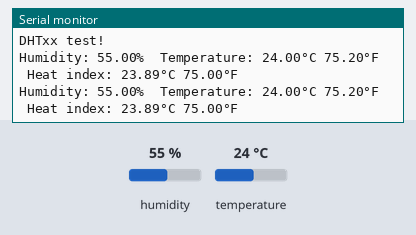
Recording of a sketch running on a simulated Arduino Uno, built with avr-gcc and run on an emulated ATmega328P. On the bench: the last lines printed to the serial monitor. The test bench sets the inputs (shaded band); at power-on: humidity 55 %, temperature 24 °C.

Above: at 4.8 s.
4.9 s: humidity set to 22 %
At 6.5 s:
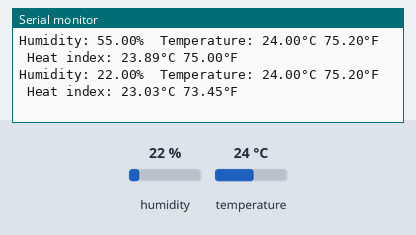
7.9 s: temperature set to 12 °C
At 9.0 s:
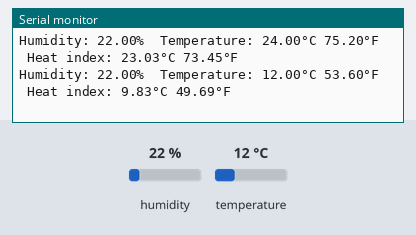
10.9 s: humidity set to 40 %
At 12.8 s:
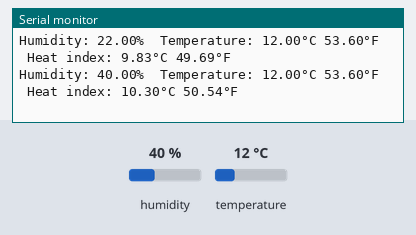
Timing chart, 0 to 14.3 s (numbered marks = the images above; inputs shaded):
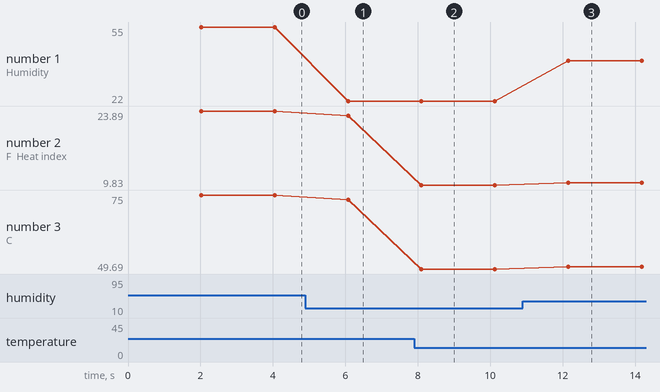

The sketch:

Task03_DHT11Sensor.ino
```cpp
#include "DHT.h"     //引入DHT11 Library

#define DHTPIN 15     // 設定連接DHT11感應器的數位腳位

#define DHTTYPE DHT11   // 設定DHT 感應器類型

DHT dht(DHTPIN, DHTTYPE); //繼承及建立DHT11物件並命名為dht

void setup()
{
Serial.begin(115200);
Serial.println(F("DHTxx test!"));

dht.begin();  //dht繼承了CLASS DHT，使用CLASS DHT內其中一個function, 名叫begin()。此function是啟動DHT11。

}

void loop()
{

delay(2000);

float h = dht.readHumidity(); //將濕度資料放入變數h作之後使用。變數h資料型態是float。

float t = dht.readTemperature();

float f = dht.readTemperature(true);

// Check if any reads failed and exit early (to try again).
if (isnan(h) || isnan(t) || isnan(f)) {
Serial.println(F("Failed to read from DHT sensor!"));
return;
}

// Compute heat index in Fahrenheit (the default)
float hif = dht.computeHeatIndex(f, h);

// Compute heat index in Celsius (isFahreheit = false)
float hic = dht.computeHeatIndex(t, h, false);

Serial.print(F("Humidity: "));
Serial.print(h);
Serial.print(F("%  Temperature: "));
Serial.print(t);
Serial.print(F("°C "));
Serial.print(f);
Serial.print(F("°F  Heat index: "));
Serial.print(hic);
Serial.print(F("°C "));
Serial.print(hif);
Serial.println(F("°F"));

}
```

Measured:
- after the input at 4.9 s, the serial monitor: prints a new line after 1.2 s (image 1)
- after the input at 7.9 s, the serial monitor: prints a new line after 0.20 s (image 2)
- after the input at 10.9 s, the serial monitor: prints a new line after 1.3 s (image 3)
- plotted number 1: 55 → 22 after the input at 4.9 s, 22 → 40 after the input at 10.9 s
- plotted number 2: 23.89 → 23.03 after the input at 4.9 s, 23.03 → 9.83 after the input at 7.9 s, 9.83 → 10.3 after the input at 10.9 s
- plotted number 3: 75 → 73.45 after the input at 4.9 s, 73.45 → 49.69 after the input at 7.9 s, 49.69 → 50.54 after the input at 10.9 s
